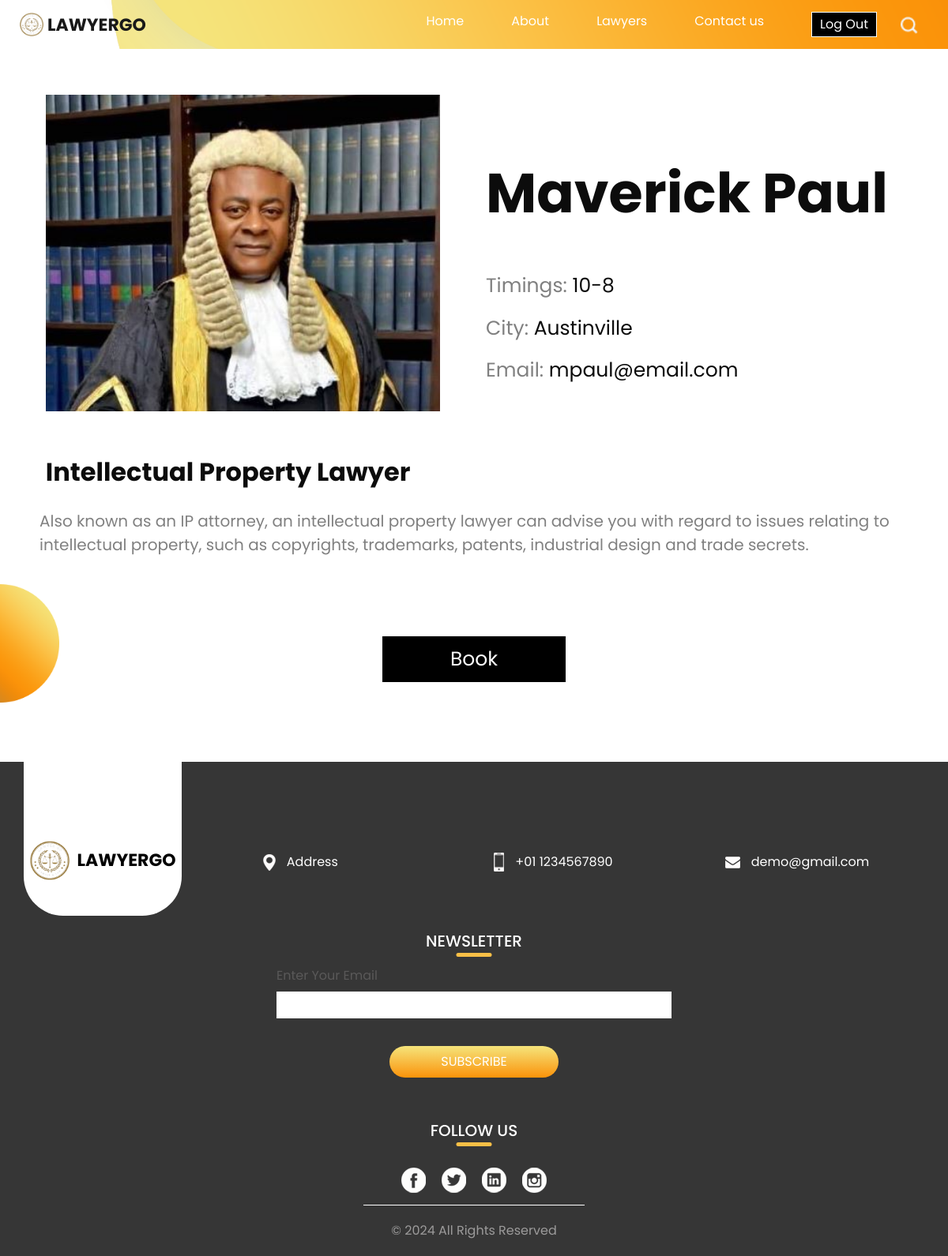
The page /lawyerdetails.php?lawyerid=4 (signed in) on the database its author committed.
### tables this page shows
CREATE TABLE `lawyer_tb` (
  `id` int(11) NOT NULL,
  `name` varchar(255) NOT NULL,
  `email` varchar(255) NOT NULL,
  `password` varchar(255) NOT NULL,
  `city` varchar(255) NOT NULL,
  `timings` varchar(50) NOT NULL,
  `speciality` varchar(255) NOT NULL,
  `bio` varchar(2000) NOT NULL,
  `picture` varchar(300) NOT NULL
);

### lawyerdetails.php (the view, shortened to what this page needs)
<?php
include('db.php');
?>
<!DOCTYPE html>
<html>
<head>
  <link rel="stylesheet" type="text/css" href="https://cdnjs.cloudflare.com/ajax/libs/OwlCarousel2/2.1.3/assets/owl.carousel.min.css" />
  <link rel="stylesheet" type="text/css" href="css/bootstrap.css" />
  <link href="css/style.css" rel="stylesheet" />
  <link href="css/responsive.css" rel="stylesheet" />
  <link rel="stylesheet" href="css/lawyer.css">
</head>
<body class="sub_page">
  <div class="hero_area">
    <header class="header_section">
      <div class="container-fluid">
      <nav class="navbar navbar-expand-lg custom_nav-container ">
          <a class="navbar-brand" href="Home.php">
            <img src="images/logo.png" alt="">
            <span>
            LawyerGO
            </span>
          </a>
          <div class="collapse navbar-collapse" id="navbarSupportedContent">
            <div class="d-flex ml-auto flex-column flex-lg-row align-items-center">
              <ul class="navbar-nav  ">
                <li class="nav-item active">
                  <a class="nav-link" href="Home.php">Home <span class="sr-only">(current)</span></a>
                </li>
                <li class="nav-item">
                  <a class="nav-link" href="about.php"> About</a>
                </li>
                <li class="nav-item">
                  <a class="nav-link" href="lawyers.php">Lawyers</a>
                </li>
                <li class="nav-item">
                  <a class="nav-link" href="contact.php">Contact us</a>
                </li>
                <li class="nav-item">
                  <a class="nav-link" ><form action="" method="post"><input type="submit" class="logout" name="logout" value="Log Out"></form></a>
                </li>
              </ul>
            </div>
            <div class="quote_btn-container ">
              <form class="form-inline">
                <a href="search.php"><div class="btn  my-2 my-sm-0 nav_search-btn" type="submit"></div></a>
              </form>
            </div>
          </div>
        </nav>
      </div>
    </header>
  </div>
  <section class=" slider_section position-relative">
      <div class="design-box">
        <img src="images/design-1.png" alt="">
      </div>
      <div class="container">
        <div id="carouselExampleIndicators" class="carousel slide" data-ride="carousel">
          <div class="carousel-inner">
            <div class="carousel-item active">
              <div class="row">
  <?php
$lawyerid = $_GET['lawyerid'] ;
$query = "SELECT * FROM lawyer_tb where id = ${lawyerid}";
$row = mysqli_query($con,$query);
$totalrow = mysqli_num_rows($row);
if ($totalrow != 0)
	{
?>
<?php
		while($data = mysqli_fetch_assoc($row))
		{
			echo "
      <div class='col-md-6'>
      <div class='img-box'>
        <img src='". $data["picture"]."'>
      </div>
        <h5 class =p>
          "
          . $data["speciality"].
          "
        </h5>
      </div>
    <div class='col-md-6'>
    <div class='name'>
    <h6>
      ". $data["name"].
      "
    </h6>
  </div>
  <br>
  <br>
  <div class='detail-box'>
  <P>
 <span> Timings: </span> " . $data["timings"]. "
  </P>
  <P>
  <span> City: </span>" . $data["city"]. "
  </P>
  <P>
  <span> Email: </span>" . $data["email"]. "
  </P>
  </div>
  </div>
  <div class='col-mds-12'>
  <P class = 'bio'>
  " . $data["bio"]. "
  </P>
  "
            ;
			}
		}
		else
		{
			echo"No Records Found";
			}
?>
<form action="" method="post">
<button class ='order' name="book">Book</button>
</form>
  </div>
</div>
</div>
</div>
</div>
</div>
  </section>
<section class="info_section ">
    <div class="container">
      <div class="info_container">
        <div class="row">
          <div class="col-md-3">
            <div class="info_logo">
              <a href="">
                <img src="images/logo.png" alt="">
                <span>
                  LawyerGo
                </span>
              </a>
            </div>
          </div>
          <div class="col-md-3">
            <div class="info_contact">
              <a href="">
                <img src="images/location.png" alt="">
                <span>
                  Address
                </span>
              </a>
            </div>
          </div>
          <div class="col-md-3">
            <div class="info_contact">
              <a href="">
                <img src="images/phone.png" alt="">
                <span>
                  +01 1234567890
                </span>
              </a>
            </div>
          </div>
          <div class="col-md-3">
            <div class="info_contact">
              <a href="">
                <img src="images/mail.png" alt="">
                <span>
                  demo@gmail.com
                </span>
              </a>
            </div>
          </div>
        </div>
        <div class="info_form">
          <div class="d-flex justify-content-center">
            <h5 class="info_heading">
              Newsletter
            </h5>
          </div>
          <form action="">
            <div class="email_box">
              <label for="email2">Enter Your Email</label>
              <input type="text" id="email2">
            </div>
            <div>
              <button>
                subscribe
              </button>
            </div>
          </form>
        </div>
        <div class="info_social">
          <div class="d-flex justify-content-center">
            <h5 class="info_heading">
              Follow Us
            </h5>
          </div>
          <div class="social_box">
            <a href="">
              <img src="images/fb.png" alt="">
            </a>
            <a href="">
              <img src="images/twitter.png" alt="">
            </a>
            <a href="">
              <img src="images/linkedin.png" alt="">
            </a>
            <a href="">
              <img src="images/insta.png" alt="">
            </a>
          </div>
        </div>
      </div>
    </div>
  </section>
  <section class="container-fluid footer_section">
    <p>
      &copy; <span id="displayYear"></span> All Rights Reserved
    </p>
  </section>
</body>
</html>

### css/responsive.css (style rules this page uses)
@media (min-width: 1200px) { .container { max-width: 1170px; } }
#navbarSupportedContent > div.d-flex.ml-auto.flex-column.flex-lg-row.align-items-center > ul > li:nth-child(5) > a > form > input { background:none ; color: white; border:none; background:black; padding:3px; padding-inline:10px; border:1px solid white; }

### css/lawyer.css (style rules this page uses)
.img-box img { height: auto; max-width: 90%; margin: 5%; }
.name h6 { font-size:70px; font-weight: bolder; }
.detail-box { font-size:25px; }
.p { font-size:32px; margin: 5%; font-weight: bold; }
.detail-box span { font-size:25px; color: gray; }
.bio { font-size:20px; color: gray; margin-inline : 3%; }
.order { text-align: center; margin-inline: 40%; width: 20%; font-size: 25px; background-color: black; padding: 10px; display: block; border: 1px solid white; color: white; }

### lawyerdetails.php (style rules this page uses)
.order { margin-block:100px; }
#navbarSupportedContent > div.d-flex.ml-auto.flex-column.flex-lg-row.align-items-center > ul > li:nth-child(5) > a > form > input { background:none ; color: white; border:none; background:black; padding:3px; padding-inline:10px; border:1px solid white; }
.img-box { margin-block:30px }

### rows shown on the page
lawyer_tb: picture (picture), speciality "Intellectual Property Lawyer", name "Maverick Paul", timings "10-8", city "Austinville", email "mpaul@email.com", bio "Also known as an IP attorney, an intellectual property lawyer can advise you with regard to issues relating to intellectual property, such as copyrights, trademarks, patents, industrial design and trade secrets."
